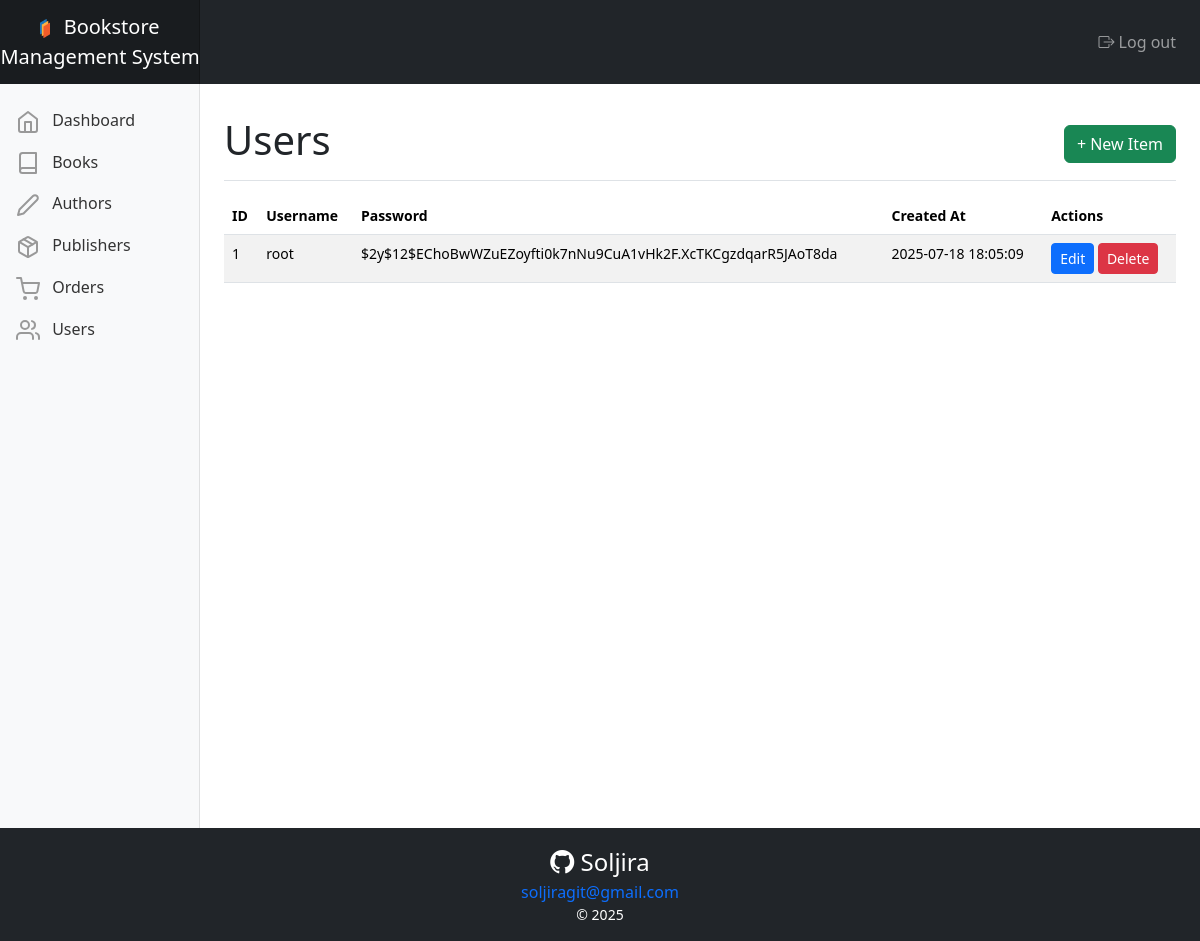
The page /navigation/users.php (signed in) on the database its author committed.
### tables this page shows
CREATE TABLE IF NOT EXISTS users (
    userID INT NOT NULL AUTO_INCREMENT,
    username VARCHAR(50) NOT NULL UNIQUE,
    password VARCHAR(255) NOT NULL,
    createdAt DATETIME DEFAULT CURRENT_TIMESTAMP,
    PRIMARY KEY (userID)
);

### public/php-scripts/populate-table.php (the view, shortened to what this page needs)
<?php
    function populateTable($table, $conn) {
        $sql = "SELECT * FROM $table";
        $result = mysqli_query($conn, $sql);
        if (mysqli_num_rows($result) > 0) {
            while ($row = mysqli_fetch_assoc($result)) {
                switch ($table) {
                        ?>
                        <?php
                    case "users":
                        ?>
                        <tr>
                            <td><?php echo htmlspecialchars($row['userID']) ?></td>
                            <td><?php echo htmlspecialchars($row['username']) ?></td>
                            <td><?php echo htmlspecialchars($row['password']) ?></td>
                            <td><?php echo htmlspecialchars($row['createdAt']) ?></td>
                            <td>
                                <a class="btn btn-primary btn-sm" href="../actions/edit.php?userID=<?php echo $row['userID']?>">Edit</a>
                                <form method="POST" action="../actions/delete.php" style="display:inline;">
                                    <button type="submit" class="btn btn-danger btn-sm"
                                        onclick="return confirm('Are you sure you want to delete this?');">
                                        Delete
                                    </button>
                                </form>
                            </td>
                        </tr>
                        <?php
                        break;
                }
            }
        } else {
            echo '<tr><td colspan="8">No data found.</td></tr>';
        }
    }
?>

### public/css/dashboard.css (style rules this page uses)
body { font-size: .875rem; }
.feather { width: 24px; height: 24px; vertical-align: text-center; }
.sidebar { position: fixed; top: 0; bottom: 0; left: 0; z-index: 100; padding: 0; box-shadow: inset -1px 0 0 rgba(0, 0, 0, .1); }
.sidebar .nav-link { font-weight: 500; color: #333; }
.sidebar .nav-link .feather { margin-right: 4px; color: #999; }
.navbar-brand { padding-top: .75rem; padding-bottom: .75rem; font-size: 1rem; background-color: rgba(0, 0, 0, .25); box-shadow: inset -1px 0 0 rgba(0, 0, 0, .25); }

### rows shown on the page
users: userID "1", username "root", password "$2y$12$EChoBwWZuEZoyfti0k7nNu9CuA1vHk2F.XcTKCgzdqarR5JAoT8da", createdAt "2025-07-18 18:05:09"
